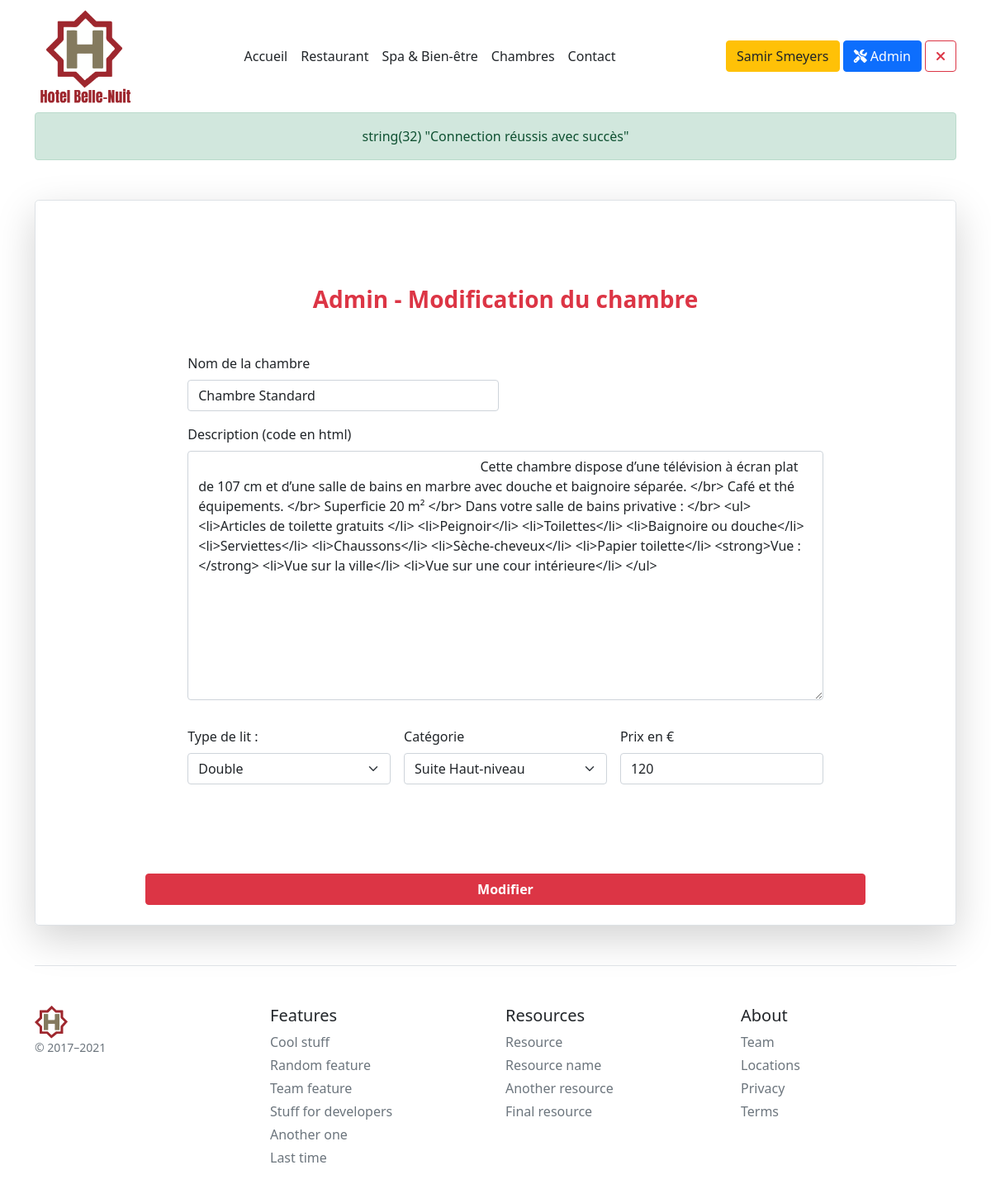
Page /adminEditBed&idEditBed=1 (signed in) on the earlier database version.
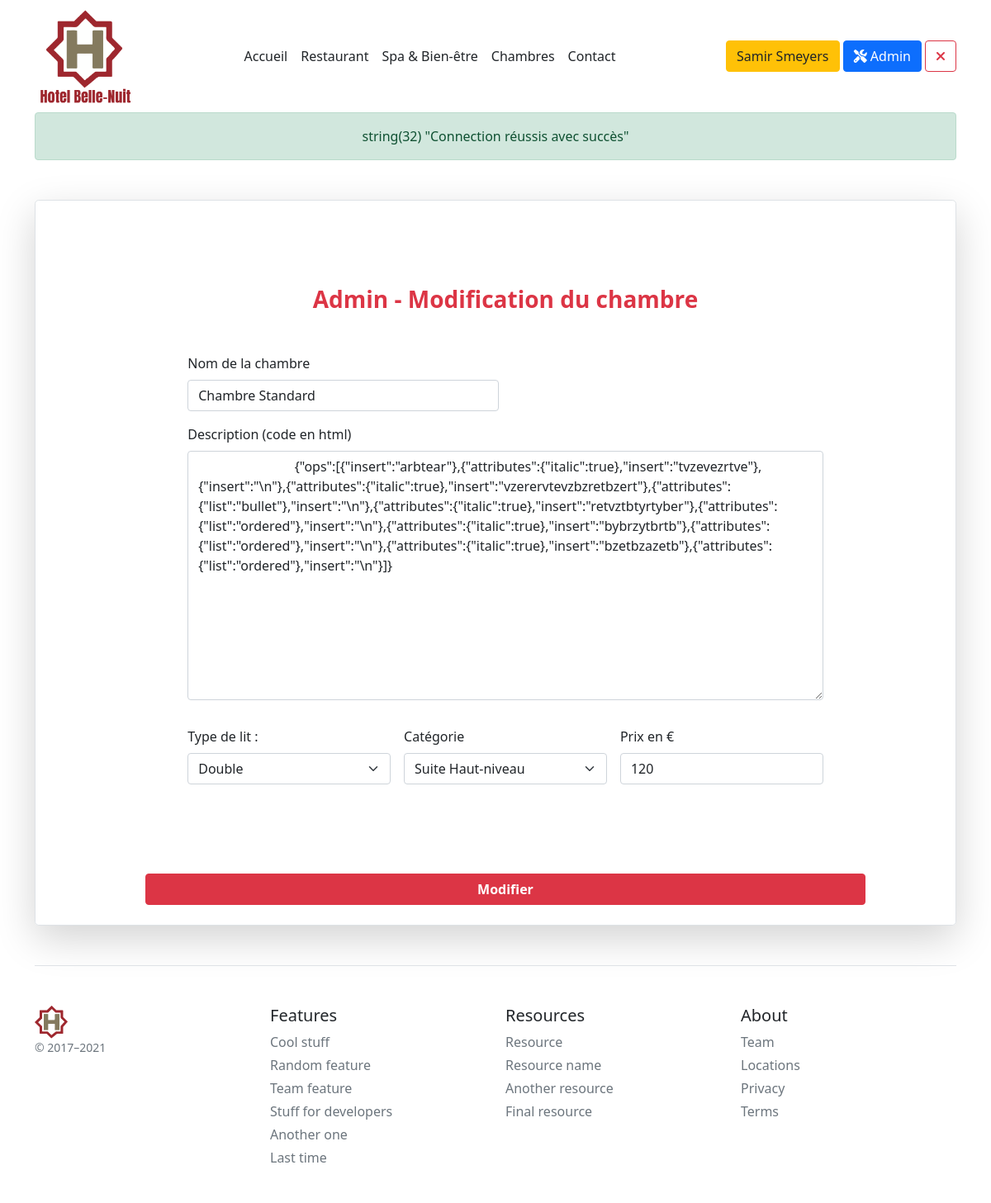
Same page on the later database version.
### tables this page shows
CREATE TABLE `bedroom` (
  `bedroom_id` int(11) NOT NULL,
  `bedroom_name` varchar(30) NOT NULL,
  `bedroom_description` text NOT NULL,
  `bedroom_bed` enum('double','twin','single') NOT NULL,
  `bedroom_priceday` int(11) NOT NULL,
  `id_roomcategory` int(11) NOT NULL
);

### models/Model.class.php (called while the page is built, shortened)
<?php
abstract class Model{
    private static $pdo;
    private static function setBdd(){
        self::$pdo = new PDO("mysql:host=localhost;dbname=hotel;charset=utf8", "root", "");
        self::$pdo->setAttribute(PDO::ATTR_ERRMODE, PDO::ERRMODE_WARNING);
    }
    protected function getBdd(){
        return self::$pdo;
    }
}

### models/AdminManager.model.php (called while the page is built, shortened)
<?php
require_once("Model.class.php");
class AdminManager extends Model
{
    function getBedroomFromId($idBedroom)
    {
        $stmt = $this->getBdd()->prepare('
        SELECT bedroom_id,bedroom_name,bedroom_description,bedroom_bed,bedroom_priceday, category_bedroom.roomcategory_name FROM bedroom
        INNER JOIN category_bedroom ON  bedroom.id_roomcategory = category_bedroom.roomcategory_id
        WHERE bedroom_id = :idBedroom');
        $stmt->bindValue(":idBedroom", $idBedroom);
        $stmt->execute();
        $bedroomById = $stmt->fetch(PDO::FETCH_ASSOC);
        return $bedroomById;
    }
}

### models/FrontManager.model.php (called while the page is built, shortened)
<?php
require_once("Model.class.php");
class FrontManager extends Model
{
    public function getCategoryBedList(){
        $stmt = $this->getBdd()->prepare('SELECT * FROM category_bedroom');
        $stmt->execute();
        $getCategoryBedList = $stmt->fetchAll(PDO::FETCH_ASSOC);
        return $getCategoryBedList;
    }
}

### config/Securite.class.php (called while the page is built, shortened)
<?php
class Securite {
    public static function secureHTML($string){
        return htmlentities($string);
    }
}

### views/main/back/adminEditBed.view.php (the view, shortened to what this page needs)
<div class="container my-5">
    <div class="row p-4 pb-0 pe-lg-0 pt-lg-5 align-items-center rounded-3 border shadow-lg">
        <div class="text-start body-signin">
            <main class="w-75 mx-auto pb-5 form-signin" style="max-width: 80%;">
                <form method="post">
                    <h1 class="h3 mb-5 fw-normal text-center text-danger fw-bolder">Admin - Modification du chambre</h1>
                    <div class="row g-3">
                        <div class="col-sm-6">
                            <label for="name" class="form-label">Nom de la chambre</label>
                            <input type="text" class="form-control" id="name" value="<?php echo $bedroomById['bedroom_name'] ?>" name="name" required>
                        </div>
                        <div class="mb-3 col-12">
                            <label for="description" class="form-label">Description (code en html)</label>
                            <textarea class="form-control" id="description" rows="12" name="description">
                            <?php echo $bedroomById['bedroom_description'] ?>
                            </textarea>
                        </div>
                        <div class="col-sm mb-1">
                            <label for="typeBed" class="form-label">Type de lit : </label></br>
                            <select name="typeBed"class="form-select">
                                <option value="double">Double <?php (($bedroomById['bedroom_bed'] == 'double') ?  'selected' : 'selected') ?></option>
                            </select>
                        </div>
                        <div class="col-sm mb-1">
                            <label for="category" class="form-label">Catégorie</label>
                            <select class="form-select" id="category" name="category" required>
                                <?php
                                foreach ($CategoryBedList as $category) {
                                    echo '<option value="' . $category['roomcategory_id'] . '"' . (($category['roomcategory_name'] == $category['roomcategory_name']) ? 'selected'  : '') . '>' . $category['roomcategory_name'] . '</option>';
                                }
                                ?>
                            </select>
                        </div>
                        <div class="col-sm mb-1">
                            <label for="price" class="form-label">Prix en €</label>
                            <input type="text" name="price" class="form-control" id="price" value="<?php echo $bedroomById['bedroom_priceday'] ?>" name="price" required>
                        </div>
                    </div>
            </div class="text-center"><button class=" mt-3 btn btn-danger mx-auto mb-4 fw-bolder text-center" style="max-width: 80%" type=submit" name="btnEditBed">Modifier</button></div>
    </div>
</div>

Differences in the rows shown:
changed bedroom "Chambre Standard": description "Cette chambre dispose d’une télévision à écran plat de 107 cm et d’une salle de bains en marbre avec douche et baignoire séparée. </br> Café et thé équipements. </br> Superficie 20 m² </br> Dans votre salle de bains privative : </br> <ul> <li>Articles de toilette gratuits </li> <li>Peignoir</li> <li>Toilettes</li> <li>Baignoire ou douche</li> <li>Serviettes</li> <li>Chaussons</li> <li>Sèche-cheveux</li> <li>Papier toilette</li> <strong>Vue :</strong> <li>Vue sur la ville</li> <li>Vue sur une cour intérieure</li> </ul>" → "{\"ops\":[{\"insert\":\"arbtear\"},{\"attributes\":{\"italic\":true},\"insert\":\"tvzevezrtve\"},{\"insert\":\"\\n\"},{\"attributes\":{\"italic\":true},\"insert\":\"vzerervtevzbzretbzert\"},{\"attributes\":{\"list\":\"bullet\"},\"insert\":\"\\n\"},{\"attributes\":{\"italic\":true},\"insert\":\"retvztbtyrtyber\"},{\"attributes\":{\"list\":\"ordered\"},\"insert\":\"\\n\"},{\"attributes\":{\"italic\":true},\"insert\":\"bybrzytbrtb\"},{\"attributes\":{\"list\":\"ordered\"},\"insert\":\"\\n\"},{\"attributes\":{\"italic\":true},\"insert\":\"bzetbzazetb\"},{\"attributes\":{\"list\":\"ordered\"},\"insert\":\"\\n\"}]}"
